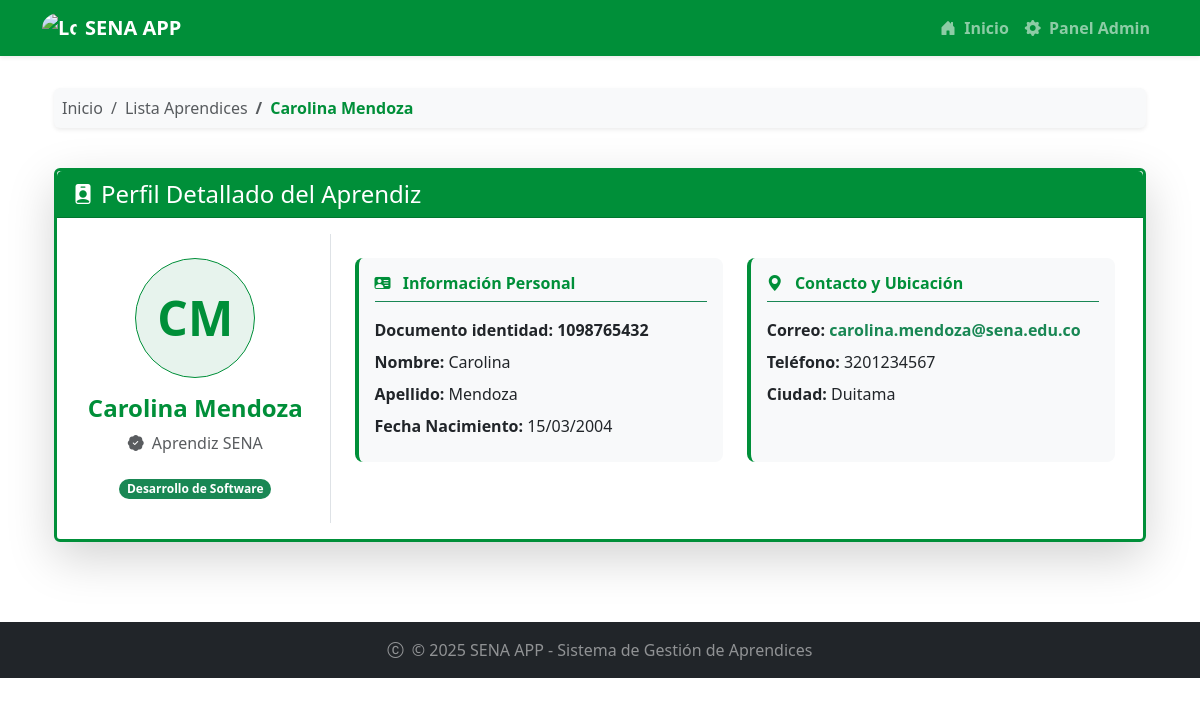
The app's page /aprendices/aprendiz/1/ with its own data.
### aprendices/models.py (models this page shows, shortened)
class Aprendiz(models.Model):
    document=models.CharField(max_length=20, unique=True)
    firstname= models.CharField(max_length=100)
    lastname = models.CharField(max_length=100)
    phone=models.CharField(max_length=15,null=True)
    email=models.EmailField(null=True)
    birthdate=models.DateField()
    city=models.CharField(max_length=100, null=True)
    program=models.CharField(max_length=100)

### aprendices/views.py (the view)
# urls.py: path('aprendices/aprendiz/<int:id_aprendiz>/', views.detalle_aprendiz, name='detalle_aprendiz'),
def detalle_aprendiz(request, id_aprendiz):
  aprendiz = Aprendiz.objects.get(id=id_aprendiz)
  template = loader.get_template('detalle_aprendiz.html')
  context = {
    'aprendiz': aprendiz,
  }
  return HttpResponse(template.render(context, request))

### aprendices/Templates/detalle_aprendiz.html (shortened to what this page needs)
{% extends "master.html" %}
{% block content %}
<div class="container-fluid py-2">
    <div class="row mb-4">
        <div class="col-12">
            <nav aria-label="breadcrumb">
                <ol class="breadcrumb bg-light p-2 rounded shadow-sm">
                    <li class="breadcrumb-item"><a href="/" class="text-decoration-none text-muted">Inicio</a></li>
                    <li class="breadcrumb-item"><a href="{% url 'aprendices:lista_aprendices' %}" class="text-decoration-none text-muted">Lista Aprendices</a>
                    </li>
                    <li class="breadcrumb-item active text-sena fw-bold" aria-current="page">{{ aprendiz.firstname }} {{ aprendiz.lastname }}</li>
                </ol>
            </nav>
        </div>
    </div>
    <div class="row mb-4">
        <div class="col-12">
            <div class="card shadow-lg border-sena border-3">
                <div class="card-header bg-sena text-white d-flex align-items-center">
                    <i class="bi bi-person-badge-fill fs-5 me-2"></i>
                    <h4 class="mb-0 fw-light">Perfil Detallado del Aprendiz</h4>
                </div>
                <div class="card-body">
                    <div class="row">
                        <div class="col-md-3 text-center border-end p-4">
                            <div class="bg-success bg-opacity-10 text-sena d-inline-flex justify-content-center align-items-center rounded-circle mb-3 border border-sena" style="width: 120px; height: 120px; font-size: 3rem; font-weight: bold;">
                                {{ aprendiz.firstname|slice:":1" }}{{ aprendiz.lastname|slice:":1" }}
                            </div>
                            <h4 class="text-sena fw-bold">{{ aprendiz.firstname }} {{ aprendiz.lastname }}</h4>
                            <p class="text-muted"><i class="bi bi-patch-check-fill me-1"></i> Aprendiz SENA</p>
                            <span class="badge rounded-pill bg-success mt-2">{{ aprendiz.program }}</span>
                        </div>
                        <div class="col-md-9 p-4">
                            <div class="row">
                                <div class="col-lg-6 mb-4">
                                    <div class="p-3 bg-light rounded-3 h-100 border-start border-sena border-4">
                                        <h6 class="text-sena border-bottom border-success pb-2 mb-3 fw-bold">
                                            <i class="bi bi-person-vcard-fill me-2"></i> Información Personal
                                        </h6>
                                        <p class="mb-2"><span class="fw-bold">Documento identidad:</span> <span class="fw-semibold text-dark">{{ aprendiz.document }}</span></p>
                                        <p class="mb-2"><span class="fw-bold">Nombre:</span> {{ aprendiz.firstname }}</p>
                                        <p class="mb-2"><span class="fw-bold">Apellido:</span> {{ aprendiz.lastname }}</p>
                                        <p class="mb-2"><span class="fw-bold">Fecha Nacimiento:</span> {{ aprendiz.birthdate|date:"d/m/Y" }}</p>
                                    </div>
                                </div>
                                <div class="col-lg-6 mb-4">
                                    <div class="p-3 bg-light rounded-3 h-100 border-start border-sena border-4">
                                        <h6 class="text-sena border-bottom border-success pb-2 mb-3 fw-bold">
                                            <i class="bi bi-geo-alt-fill me-2"></i> Contacto y Ubicación
                                        </h6>
                                        <p class="mb-2"><span class="fw-bold">Correo:</span> <a href="mailto:{{ aprendiz.email }}" class="text-decoration-none text-success fw-semibold">{{ aprendiz.email }}</a></p>
                                        <p class="mb-2"><span class="fw-bold">Teléfono:</span> {{ aprendiz.phone }}</p>
                                        <p class="mb-2"><span class="fw-bold">Ciudad:</span> {{ aprendiz.city }}</p>
                                    </div>
                                </div>
                            </div>
                        </div>
                    </div>
                </div>
            </div>
        </div>
    </div>
{% endblock %}

### static/mystyles.css (style rules this page uses)
body { background-color: #f8f9fa; }

### aprendices/Templates/master.html (style rules this page uses)
.bg-sena { background-color: #008f39 !important; }
.text-sena { color: #008f39 !important; }
.border-sena { border-color: #008f39 !important; }

### records on screen
Aprendiz: firstname "Carolina", lastname "Mendoza", firstname "C", lastname "M", program "Desarrollo de Software", document "1098765432", birthdate "15/03/2004", email "carolina.mendoza@sena.edu.co", phone "3201234567", city "Duitama"
